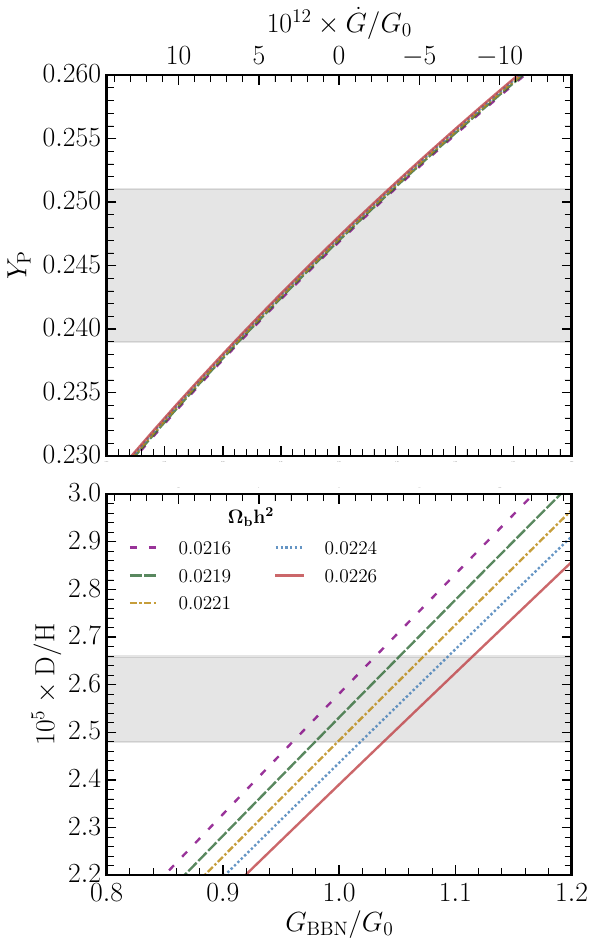

Python code for this plot:
"""
abundances.py 

- plots the helium and deuterium abundance from the data file Abundances_Delta_Gravity
- Abundances_Delta_Gravity is stored in 
- outputs to pdf saved as abundances.pdf
"""

import matplotlib.pyplot as plt
import numpy as np
from scipy.interpolate import interp1d
import matplotlib.ticker
plt.rcParams['axes.linewidth'] = 1.75
plt.rcParams['xtick.minor.size'] = 5
plt.rcParams['xtick.major.size'] = 7
plt.rcParams['ytick.minor.size'] = 5
plt.rcParams['ytick.major.size'] = 7
plt.rcParams['xtick.major.width'] = 1.0
plt.rcParams['ytick.major.width'] = 1.0
plt.rcParams['xtick.minor.visible'] = True
plt.rcParams['ytick.minor.visible'] = True

def dGdT(prefactor):
	return 10**(12)*(1 - prefactor)/(13.8*10**9)

if __name__ == '__main__':
	data = np.loadtxt('Abundances_Delta_Gravity', skiprows=1)
	prefactor = data[:, 0]
	OmegaB = data[:, 1]
	Yp = data[:, 8] * 4
	DoverH = data[:, 5]/data[:, 4]
	gravity = np.unique(prefactor)
	omegab = np.unique(OmegaB)
	GRAV, OMEGAB = np.meshgrid(gravity, omegab)
	YP, DH = Yp.reshape(len(gravity), -1), DoverH.reshape(len(gravity), -1)

	indices = [140, 150, 160, 170, 180]
	colors = ['purple', '#306B37', 'darkgoldenrod', '#3F7BB6', '#BF4145']
	linestyles = ['--',
	              (0, (5,1)),
	              (0, (3, 1, 1, 1)),
	              (0, (1, 1)),
	              '-']


	figsize= (6, 10)
	plt.figure(figsize=figsize)
	ax1 = plt.subplot(2, 1, 1)
	ax2 = plt.subplot(2, 1, 2)
	axes = [ax1, ax2]
	color = "darkgoldenrod"
	linestyle = "-"

	for index, color, linestyle in zip(indices, colors, linestyles):
		Yp_plot = YP[:, index]
		DH_plot = DH[:, index]

		ax1.plot(gravity, Yp_plot, c=color, linestyle=linestyle, alpha=0.8)
		ax2.plot(gravity, 10**5 * DH_plot, c=color, linestyle=linestyle, alpha=0.8, label=r'${:.4f}$'.format(omegab[index]))

	YpCentre = 0.245
	YpError = np.sqrt(0.003**2 + 0.00017**2)
	DHCentre = 2.569
	DHError = np.sqrt(0.027**2 + 0.13**2)
	NeffCentre = 2.89
	NeffError = 0.31

	labelsize = 22

	axtwin = ax1.twiny()
	axtwin.set_xlim((dGdT(0.8), dGdT(1.2)))
	axtwin.set_xlabel(r'$10^{12} \times \dot{G}/G_0 \, [\mathrm{yr}^{-1}]$')

	ax1.add_patch(plt.Rectangle(xy=(0.1, YpCentre - 2*YpError),
                            width=(30.0 - 0.1),
                            height=4*YpError,
                            alpha=0.1,
                            color='k'))
	ax2.add_patch(plt.Rectangle(xy=(0.1, (DHCentre - 2*DHError)),
                            width=(30.0 - 0.1),
                            height=4*DHError,
                            alpha=0.1,
                            color='k'))

	axtwin = ax2.twiny()
	axtwin.set_xlim((dGdT(0.8), dGdT(1.2)))
	axtwin.xaxis.set_tick_params(labelsize=0, zorder=8)

	ax1.set_xlim(0.8, 1.2)
	ax2.set_xlim(0.8, 1.2)
	ax1.set_ylim(0.23, 0.26)
	ax2.set_ylim(2.2, 3.0)
	ax2.set_xticks([0.8, 0.9, 1.0, 1.1, 1.2])

	ax2.legend(loc='upper left', markerfirst=True, fontsize=14, title_fontsize=14, title=r'$\mathbf{\Omega_{\mathbf{b}}h^2}$', ncol=2)

	ax2.set_xlabel(r'$G_{\mathrm{BBN}}/G_0$')
	ax1.set_ylabel(r'$Y_{\mathrm{P}}$')
	ax2.set_ylabel(r'$10^5 \times \mathrm{D}/\mathrm{H}$')
	ax1.tick_params(axis='x', which='major', labelsize=0)
	plt.subplots_adjust(wspace=0, hspace=0.1)
	plt.savefig('abundances.pdf')

